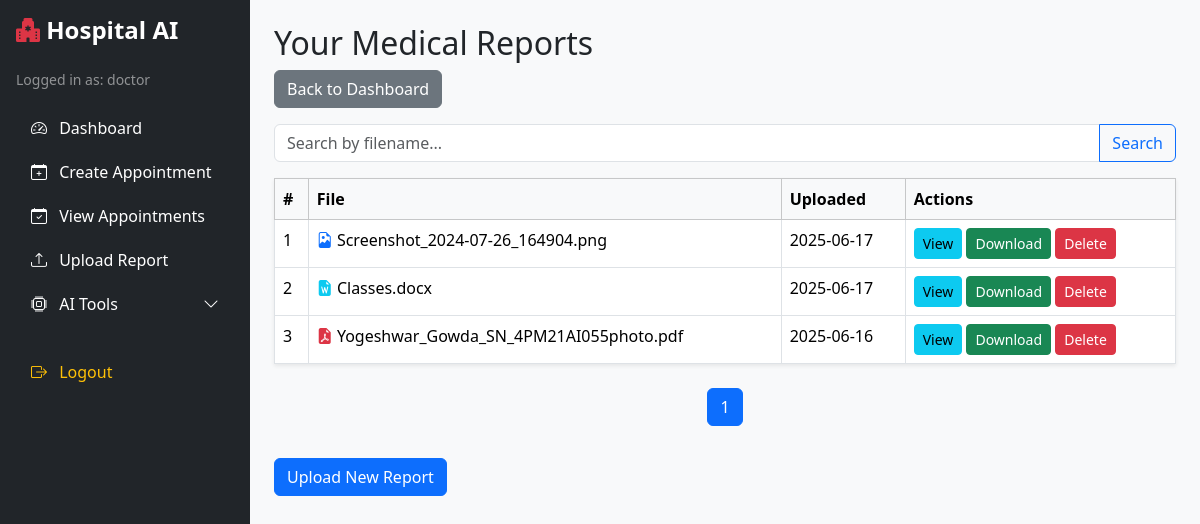
The app's page /view_reports (signed in), older data.
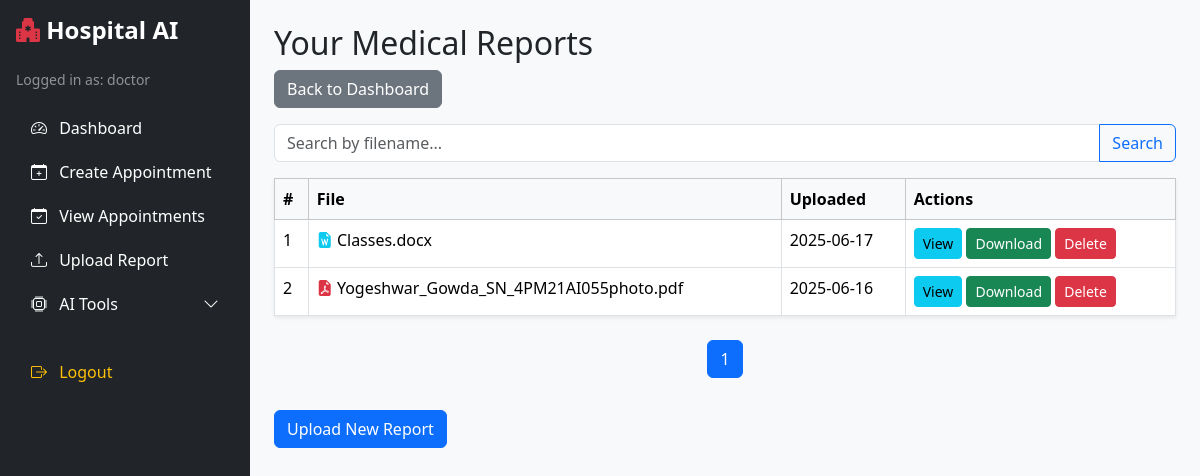
The same page, newer data.
### app/models/report.py (models this page shows)
class MedicalReport(db.Model):
    id = db.Column(db.Integer, primary_key=True)
    user_id = db.Column(db.Integer, db.ForeignKey('user.id'), nullable=False)
    filename = db.Column(db.String(255), nullable=False)
    upload_date = db.Column(db.DateTime, default=datetime.utcnow)

### app/controllers/report_controller.py (the view, shortened to what this page needs)
@report_bp.route('/view_reports')
@login_required
def view_reports():
    search_query = request.args.get('search', '').strip()
    page = request.args.get('page', 1, type=int)
    per_page = 5
    if current_user.role == 'admin':
        query = MedicalReport.query
    else:
        query = MedicalReport.query.filter_by(user_id=current_user.id)
    if search_query:
        query = query.filter(MedicalReport.filename.ilike(f"%{search_query}%"))
    total_reports = query.count()
    reports = query.order_by(MedicalReport.upload_date.desc()) \
                   .offset((page - 1) * per_page) \
                   .limit(per_page).all()
    class Pagination:
        def __init__(self, page, per_page, total):  # ✅ Fix: correct __init__
            self.page = page
            self.per_page = per_page
            self.total = total
            self.pages = ceil(total / per_page)
        @property
        def has_prev(self):
            return self.page > 1
        @property
        def has_next(self):
            return self.page < self.pages
        def iter_pages(self, left_edge=2, right_edge=2, left_current=2, right_current=2):
            last = 0
            for num in range(1, self.pages + 1):
                if (num <= left_edge or
                    (num >= self.page - left_current and num <= self.page + right_current) or
                    num > self.pages - right_edge):
                    if last + 1 != num:
                        yield None
                    yield num
                    last = num
    pagination = Pagination(page, per_page, total_reports)
    return render_template('view_reports.html', reports=reports, search_query=search_query, pagination=pagination)

### app/models/user.py (called while the page is built)
@login_manager.user_loader
def load_user(user_id):
    return User.query.get(int(user_id))

### app/templates/view_reports.html (shortened to what this page needs)
{% extends "base.html" %}
{% block content %}
<h2>Your Medical Reports</h2>
<a href="{{ url_for('auth.dashboard') }}" class="btn btn-secondary mb-3">Back to Dashboard</a>
<form method="get" class="input-group mb-3" action="{{ url_for('report.view_reports') }}">
  <input type="text" name="search" class="form-control" placeholder="Search by filename..." value="{{ search_query }}">
  <button class="btn btn-outline-primary" type="submit">Search</button>
</form>
{% if reports %}
<table class="table table-bordered bg-white shadow-sm">
  <thead class="table-light">
    <tr>
      <th>#</th>
      <th>File</th>
      <th>Uploaded</th>
      <th>Actions</th>
    </tr>
  </thead>
  <tbody>
    {% for report in reports %}
    <tr>
      <td>{{ loop.index }}</td>
      <td>
        {% set ext = report.filename.rsplit('.', 1)[1].lower() %}
        {% if ext == 'pdf' %}
          <i class="bi bi-file-earmark-pdf-fill text-danger"></i>
        {% elif ext in ['png', 'jpg', 'jpeg'] %}
          <i class="bi bi-file-earmark-image text-primary"></i>
        {% elif ext == 'docx' %}
          <i class="bi bi-file-earmark-word-fill text-info"></i>
        {% else %}
          <i class="bi bi-file-earmark-fill text-secondary"></i>
        {% endif %}
        {{ report.filename }}
      </td>
      <td>{{ report.upload_date.strftime('%Y-%m-%d') if report.upload_date else 'N/A' }}</td>
      <td>
        <a href="{{ url_for('report.view_report', filename=report.filename) }}"
           class="btn btn-sm btn-info"
           data-bs-toggle="modal"
           data-bs-target="#previewModal"
           data-filename="{{ report.filename }}"
           data-filetype="{{ ext }}">
           View
        </a>
        <a href="{{ url_for('report.download_report', filename=report.filename) }}" class="btn btn-sm btn-success">Download</a>
        <a href="{{ url_for('report.delete_report', report_id=report.id) }}" class="btn btn-sm btn-danger"
           onclick="return confirm('Are you sure you want to delete this report?');">Delete</a>
      </td>
    </tr>
    {% endfor %}
  </tbody>
</table>
{% if pagination %}
<nav>
  <ul class="pagination justify-content-center mt-4">
    {% for page_num in pagination.iter_pages() %}
      {% if page_num %}
        <li class="page-item {% if pagination.page == page_num %}active{% endif %}">
          <a class="page-link" href="{{ url_for('report.view_reports', page=page_num, search=search_query) }}">{{ page_num }}</a>
        </li>
      {% else %}
        <li class="page-item disabled"><span class="page-link">…</span></li>
      {% endif %}
    {% endfor %}
  </ul>
</nav>
{% endif %}
{% else %}
<p>No reports uploaded yet.</p>
{% endif %}
<a href="{{ url_for('report.upload_report') }}" class="btn btn-primary mt-3">Upload New Report</a>
{% endblock %}

Row changes from the older to the newer data that the page shows:
removed MedicalReport: filename "Screenshot_2024-07-26_164904.png", upload_date "2025-06-17"
